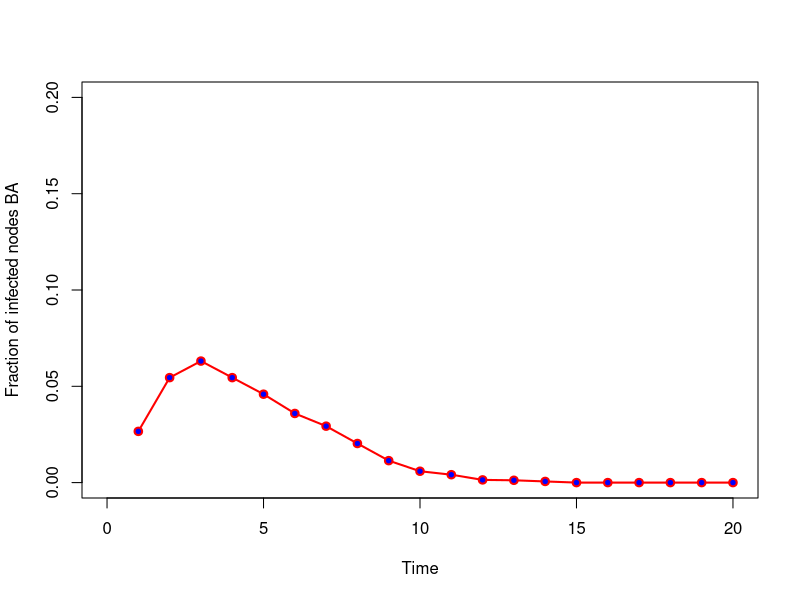

Source code (R):
closeAllConnections()
graphics.off()
rm(list=ls()) #clear all variables

library(igraph)

#### MODEL PARAMETERS ####
N = 1000; #number of nodes
av.dg = 8; #average degree
m = av.dg/2; # parameter of the BA model
p = av.dg/N # probability in the ER model


#Barabasi network
G <- barabasi.game(N, m = av.dg/2, directed = FALSE)
#Erdos Networks
#G <- erdos.renyi.game(N,p, type =c("gnp"))

#### SIR MODEL ####
# states: S:0 I:1 R:2
## Parameters of the SIR model
mu = 1 # probability of recovering
beta = 0.4 # probability of transmission

targetnodes = seq(1,10) # node that will be used as the seed nodes
Tmax = 20
Ninf = matrix(0,nrow = length(targetnodes), ncol = Tmax) # matrix that stores the number of infected nodes at each time step
# Ninf[i,t] yields the number of infected nodes at time t when the infection starts on i
for(i in targetnodes){
  # is the seed node
  vstates = matrix(0, nrow = N, ncol = 1)
  #print(paste('seed:', i))
  vstates[i] = 1
  vinfected = which(vstates %in% 1)
  t = 1
  #imm = sample(1:N, 10) #vaccination
  #vstates[imm] = 2
  while(length(vinfected) > 0){ # while there are infected nodes
    vinfected = which(vstates %in% 1)
    # try to infect all the neighbors of infected nodes at step t
    for(j in vinfected){
      ng = neighbors(G, j)
      for(k in ng){
        if(runif(1,0,1) <= beta){
          if(vstates[k] == 0){# infect only susceptible nodes
            vstates[k] = 1
          }else{
            if(runif(1,0,1) <= mu){# if the spreader meets an informed node, it can become stifler .
              vstates[j] = 2
              break
            }
          }
        }
      }
    }
    Ninf[i, t] = length(which(vstates %in% 1))/N # store the fraction of infected nodes at time t
    #print(paste('t:', t, 'rhoi', length(which(vstates %in% 1))/N))
    t = t + 1
  }
}
rhoi = colMeans(Ninf) # average number if infected nodes from the result of each seed node
t = seq(1,length(rhoi)) # time steps

plot(t, rhoi, xlab = "Time", ylab = "Fraction of infected nodes BA",
     col = 'red', lwd=2,ylim = c(0,0.2), xlim = c(0,Tmax), pch = 21,  bg = "blue", type="o")
